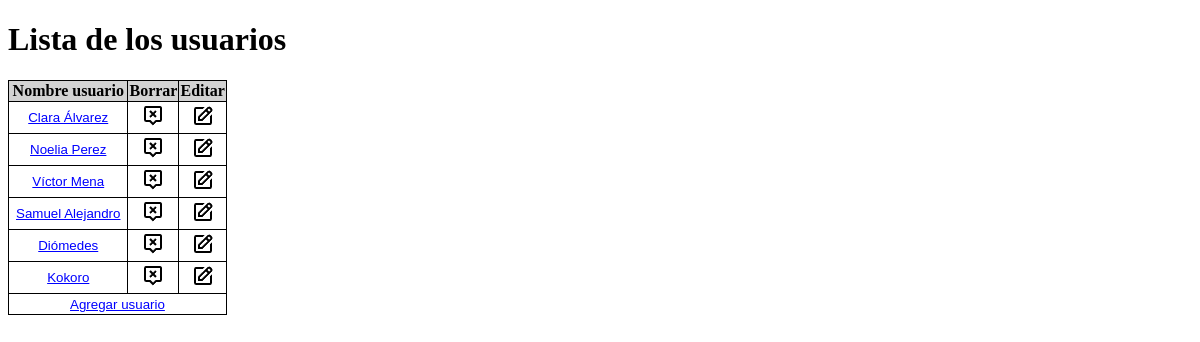
The page /Primer_Crud/index.php on the database its author committed.
### tables this page shows
CREATE TABLE `usuarios` (
  `id_usuario` int(11) NOT NULL,
  `usuario` varchar(30) NOT NULL,
  `clave` varchar(50) NOT NULL,
  `nombre` varchar(50) NOT NULL,
  `dni` varchar(10) NOT NULL,
  `sexo` enum('hombre','mujer') NOT NULL,
  `foto` varchar(30) NOT NULL DEFAULT 'no_imagen.jpg'
);

### Primer_Crud/vistas/vista_tabla_principal.php (the view, shortened to what this page needs)
<?php
    echo "<table>";
    echo "<tr>";
    echo "<th>Nombre usuario</th><th>Borrar</th><th>Editar</th>";
    echo "</tr>";
    while ($tupla = mysqli_fetch_assoc($datos_usuarios)) {
        echo "<tr>";
        echo "<td><form action='index.php' method='post'><button type='submit' title='Ver detalles' class='enlace' name='btnDetalle' value='" . $tupla["id_usuario"] . "'>" . $tupla["nombre"] . "</button></form></td>";
        echo "<td><form action='index.php' method='post'><button type='submit' class='btn_img' name='btnBorrar' value='" . $tupla["id_usuario"] . "'><img src='images/borrar.png' title='Borrar' alt='borrar'></button></form></td>";
        echo "<td><form action='index.php' method='post'><button type='submit' class='btn_img' name='btnEditar' value='" . $tupla["id_usuario"] . "' ><img src='images/editar.png' title='Editar' alt='Editar'></button></form></td>";
        echo "</tr>";
    }
    echo "<tr><td colspan='3'><form action='index.php' method='post'><button type='submit' class='enlace' name='btnAgregar' value='' >Agregar usuario</button></form></td></tr>";
    echo "</table>";
?>

### Primer_Crud/index.php (shortened to what this page needs)
<?php
try {
    @$conexion = mysqli_connect(SERVIDOR_BD, USUARIO_BD, CLAVE_BD, NOMBRE_BD);
    mysqli_set_charset($conexion, "utf8");
} catch (Exception $e) {
    die(error_pagina("Primer CRUD", "<p>No se ha podido conectar a la BD: " . $e->getMessage() . "</p>"));
}
try {
    $consulta = "select * from usuarios";
    $datos_usuarios = mysqli_query($conexion, $consulta);
} catch (Exception $e) {
    mysqli_close($conexion);
    die(error_pagina("Primer CRUD", "<p>No se ha podido realizar la consulta: " . $e->getMessage() . "</p>"));
}
?>
<!DOCTYPE html>
<html lang="es">
<head>
</head>
<body>
    <h1>Lista de los usuarios</h1>
    <?php
    require "vistas/vista_tabla_principal.php";
    ?>
</body>
</html>

### Primer_Crud/index.php (style rules this page uses)
table, td, th { border: 1px solid black; }
table { border-collapse: collapse; text-align: center; }
th { background-color: lightgray; }
.enlace { border: none; background: none; color: blue; text-decoration: underline; cursor: pointer; }
.btn_img { border: none; background: none; cursor: pointer; }

### rows shown on the page
usuarios: $tupla["id_usuario"] 1 (drawn), nombre "Clara Álvarez"
usuarios: $tupla["id_usuario"] 2 (drawn), nombre "Noelia Perez"
usuarios: $tupla["id_usuario"] 3 (drawn), nombre "Víctor Mena"
usuarios: $tupla["id_usuario"] 4 (drawn), nombre "Samuel Alejandro"
usuarios: $tupla["id_usuario"] 5 (drawn), nombre "Diómedes"
usuarios: $tupla["id_usuario"] 6 (drawn), nombre "Kokoro"
